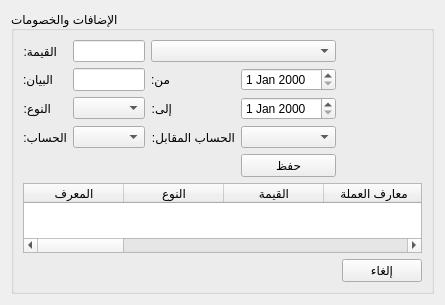
         <widget class="QWidget" name="page_11">
          <property name="geometry">
           <rect>
            <x>-334</x>
            <y>0</y>
            <width>417</width>
            <height>284</height>
           </rect>
          </property>
          <attribute name="label">
           <string>اضافات وخصومات القسم</string>
          </attribute>
          <layout class="QGridLayout" name="gridLayout_42">
           <item row="0" column="0">
            <widget class="QGroupBox" name="groupBox_10">
             <property name="title">
              <string>الإضافات والخصومات</string>
             </property>
             <layout class="QGridLayout" name="gridLayout_34">
              <item row="0" column="0">
               <widget class="QLabel" name="employment_request_name_label_20">
                <property name="sizePolicy">
                 <sizepolicy hsizetype="Fixed" vsizetype="Preferred">
                  <horstretch>0</horstretch>
                  <verstretch>0</verstretch>
                 </sizepolicy>
                </property>
                <property name="text">
                 <string>القيمة:</string>
                </property>
               </widget>
              </item>
              <item row="0" column="1">
               <widget class="QLineEdit" name="department_additions_discounts_value_input">
                <property name="sizePolicy">
                 <sizepolicy hsizetype="Preferred" vsizetype="Preferred">
                  <horstretch>0</horstretch>
                  <verstretch>0</verstretch>
                 </sizepolicy>
                </property>
                <property name="minimumSize">
                 <size>
                  <width>0</width>
                  <height>0</height>
                 </size>
                </property>
                <property name="styleSheet">
                 <string notr="true"/>
                </property>
               </widget>
              </item>
              <item row="0" column="2" colspan="2">
               <widget class="QComboBox" name="department_additions_discounts_currency_combobox">
                <property name="styleSheet">
                 <string notr="true"/>
                </property>
               </widget>
              </item>
              <item row="1" column="0">
               <widget class="QLabel" name="employment_request_name_label_22">
                <property name="sizePolicy">
                 <sizepolicy hsizetype="Fixed" vsizetype="Preferred">
                  <horstretch>0</horstretch>
                  <verstretch>0</verstretch>
                 </sizepolicy>
                </property>
                <property name="text">
                 <string>البيان:</string>
                </property>
               </widget>
              </item>
              <item row="1" column="1">
               <widget class="QLineEdit" name="department_additions_discounts_statement_input">
                <property name="sizePolicy">
                 <sizepolicy hsizetype="Preferred" vsizetype="Preferred">
                  <horstretch>0</horstretch>
                  <verstretch>0</verstretch>
                 </sizepolicy>
                </property>
                <property name="minimumSize">
                 <size>
                  <width>0</width>
                  <height>0</height>
                 </size>
                </property>
                <property name="styleSheet">
                 <string notr="true"/>
                </property>
               </widget>
              </item>
              <item row="1" column="2">
               <widget class="QLabel" name="employment_request_name_label_21">
                <property name="sizePolicy">
                 <sizepolicy hsizetype="Fixed" vsizetype="Preferred">
                  <horstretch>0</horstretch>
                  <verstretch>0</verstretch>
                 </sizepolicy>
                </property>
                <property name="text">
                 <string>من:</string>
                </property>
               </widget>
              </item>
              <item row="1" column="3">
               <widget class="QDateEdit" name="department_additions_discounts_start_date_input"/>
              </item>
              <item row="1" column="4" rowspan="2">
               <spacer name="horizontalSpacer_17">
                <property name="orientation">
                 <enum>Qt::Horizontal</enum>
                </property>
                <property name="sizeType">
                 <enum>QSizePolicy::Ignored</enum>
                </property>
                <property name="sizeHint" stdset="0">
                 <size>
                  <width>200</width>
                  <height>20</height>
                 </size>
                </property>
               </spacer>
              </item>
              <item row="2" column="0">
               <widget class="QLabel" name="employment_request_name_label_29">
                <property name="sizePolicy">
                 <sizepolicy hsizetype="Fixed" vsizetype="Preferred">
                  <horstretch>0</horstretch>
                  <verstretch>0</verstretch>
                 </sizepolicy>
                </property>
                <property name="text">
                 <string>النوع:</string>
                </property>
               </widget>
              </item>
              <item row="2" column="1">
               <widget class="QComboBox" name="department_additions_discounts_type_combobox">
                <property name="styleSheet">
                 <string notr="true"/>
                </property>
               </widget>
              </item>
              <item row="2" column="2">
               <widget class="QLabel" name="employment_request_name_label_28">
                <property name="sizePolicy">
                 <sizepolicy hsizetype="Fixed" vsizetype="Preferred">
                  <horstretch>0</horstretch>
                  <verstretch>0</verstretch>
                 </sizepolicy>
                </property>
                <property name="text">
                 <string>إلى:</string>
                </property>
               </widget>
              </item>
              <item row="2" column="3">
               <widget class="QDateEdit" name="department_additions_discounts_end_date_input"/>
              </item>
              <item row="3" column="0">
               <widget class="QLabel" name="employment_request_name_label_34">
                <property name="sizePolicy">
                 <sizepolicy hsizetype="Fixed" vsizetype="Preferred">
                  <horstretch>0</horstretch>
                  <verstretch>0</verstretch>
                 </sizepolicy>
                </property>
                <property name="text">
                 <string>الحساب:</string>
                </property>
               </widget>
              </item>
              <item row="3" column="1">
               <widget class="QComboBox" name="department_additions_discounts_account_combobox">
                <property name="enabled">
                 <bool>true</bool>
                </property>
                <property name="styleSheet">
                 <string notr="true"/>
                </property>
               </widget>
              </item>
              <item row="3" column="2">
               <widget class="QLabel" name="employment_request_name_label_35">
                <property name="sizePolicy">
                 <sizepolicy hsizetype="Fixed" vsizetype="Preferred">
                  <horstretch>0</horstretch>
                  <verstretch>0</verstretch>
                 </sizepolicy>
                </property>
                <property name="text">
                 <string>الحساب المقابل:</string>
                </property>
               </widget>
              </item>
              <item row="3" column="3">
               <widget class="QComboBox" name="department_additions_discounts_opposite_account_combobox">
                <property name="enabled">
                 <bool>true</bool>
                </property>
                <property name="styleSheet">
                 <string notr="true"/>
                </property>
               </widget>
              </item>
              <item row="4" column="3">
               <widget class="QPushButton" name="add_departments_additions_discounts_btn">
                <property name="styleSheet">
                 <string notr="true"/>
                </property>
                <property name="text">
                 <string>حفظ</string>
                </property>
               </widget>
              </item>
              <item row="5" column="0" colspan="5">
               <widget class="QTableWidget" name="department_discounts_additions_table">
                <property name="styleSheet">
                 <string notr="true"/>
                </property>
                <column>
                 <property name="text">
                  <string>المعرف</string>
                 </property>
                </column>
                <column>
                 <property name="text">
                  <string>النوع</string>
                 </property>
                </column>
                <column>
                 <property name="text">
                  <string>القيمة</string>
                 </property>
                </column>
                <column>
                 <property name="text">
                  <string>معارف العملة</string>
                 </property>
                </column>
                <column>
                 <property name="text">
                  <string>العملة</string>
                 </property>
                </column>
                <column>
                 <property name="text">
                  <string>البيان</string>
                 </property>
                </column>
                <column>
                 <property name="text">
                  <string>تاريخ البداية</string>
                 </property>
                </column>
                <column>
                 <property name="text">
                  <string>تاريخ الانتهاء</string>
                 </property>
                </column>
                <column>
                 <property name="text">
                  <string>معرف الحساب</string>
                 </property>
                </column>
                <column>
                 <property name="text">
                  <string>الحساب</string>
                 </property>
                </column>
                <column>
                 <property name="text">
                  <string>معرف الحساب المقابل</string>
                 </property>
                </column>
                <column>
                 <property name="text">
                  <string>الحساب المقابل</string>
                 </property>
                </column>
                <column>
                 <property name="text">
                  <string>تاريخ الإضافة</string>
                 </property>
                </column>
               </widget>
              </item>
              <item row="6" column="4">
               <widget class="QPushButton" name="cancel_departments_additions_discounts_btn">
                <property name="styleSheet">
                 <string notr="true"/>
                </property>
                <property name="text">
                 <string>إلغاء</string>
                </property>
               </widget>
              </item>
             </layout>
            </widget>
           </item>
          </layout>
         </widget>
